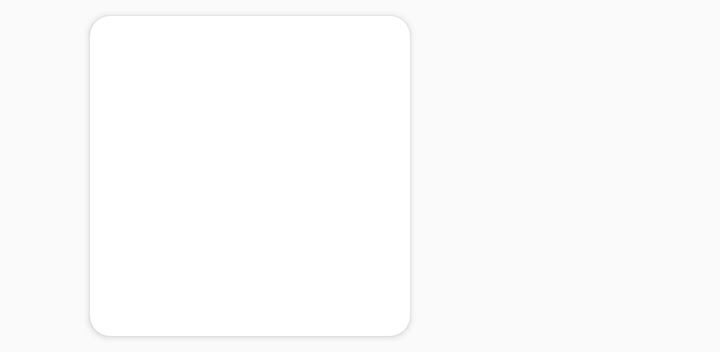
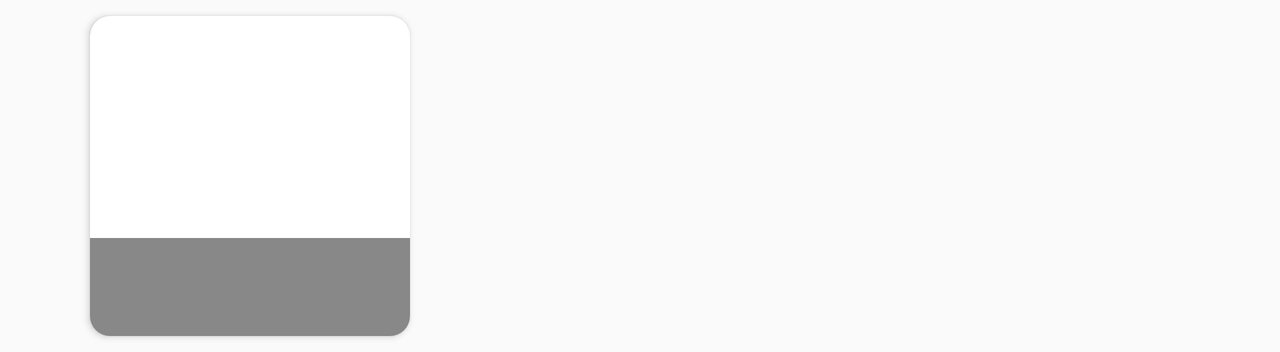

First picture: res/layout/ on a phone held upright. Second picture: the repository's own variant of that layout, on a device whose configuration matches the variant's folder. Source for both follows.
<!-- AndroidManifest.xml: application theme AppTheme -->
<!-- res/layout/card_view.xml -->
<?xml version="1.0" encoding="utf-8"?>
<androidx.cardview.widget.CardView
        xmlns:android="http://schemas.android.com/apk/res/android"
        xmlns:app="http://schemas.android.com/apk/res-auto"
        android:layout_width="wrap_content"
        android:layout_height="wrap_content"
        android:layout_marginTop="8dp"
        android:layout_marginBottom="8dp"
        android:layout_marginStart="45dp"
        android:layout_marginEnd="15dp"
        app:cardCornerRadius="10dp"
        android:orientation="vertical"
>
    <androidx.constraintlayout.widget.ConstraintLayout
            android:id="@+id/film_card"
            android:layout_width="match_parent"
            android:layout_height="match_parent"
    >

        <ImageView
                android:id="@+id/card_Image"
                android:layout_width="@dimen/film_info_image_cover_layout_width"
                android:layout_height="@dimen/film_info_image_cover_layout_height"
                android:scaleType="centerCrop"
                android:adjustViewBounds="true"
                app:layout_constraintTop_toTopOf="parent"
                app:layout_constraintLeft_toLeftOf="parent"
                app:layout_constraintEnd_toEndOf="parent"
                app:layout_constraintBottom_toBottomOf="parent"/>
        <TextView
                android:id="@+id/error_text_message"
                android:layout_width="wrap_content"
                android:layout_height="wrap_content"
                android:layout_centerInParent="true"
                android:gravity="center"
                android:visibility="gone"
                android:textColor="#FFFFFF"
                app:layout_constraintStart_toStartOf="parent"
                app:layout_constraintEnd_toEndOf="parent"
                app:layout_constraintTop_toBottomOf="parent"
                app:layout_constraintBottom_toTopOf="@+id/card_Image"
                android:text="@string/error_image_url_load"/>
        <LinearLayout
                android:layout_width="match_parent"
                android:layout_height="wrap_content"
                android:layout_alignParentBottom="true"
                android:background="#7000"
                android:orientation="horizontal"
                android:paddingBottom="15dp"
                android:paddingTop="15dp"
                app:layout_constraintEnd_toEndOf="parent"
                app:layout_constraintBottom_toBottomOf="parent">
            <TextView
                    android:id="@+id/localized_name"
                    android:layout_width="fill_parent"
                    android:layout_height="fill_parent"
                    android:gravity="center_vertical|center_horizontal"
                    android:maxLines="2"
                    android:ellipsize="end"
                    android:textColor="#CCC"
            />
        </LinearLayout>
    </androidx.constraintlayout.widget.ConstraintLayout>
</androidx.cardview.widget.CardView>
<!-- resources referenced by this layout -->
<resources>
  <dimen name="film_info_image_cover_layout_height">160dp</dimen>
  <dimen name="film_info_image_cover_layout_width">160dp</dimen>
  <string name="error_image_url_load">"Изображение не найдено"</string>
  <style name="AppTheme" parent="Theme.AppCompat.Light.DarkActionBar">
          
          <item name="colorPrimary">@color/colorPrimary</item>
          <item name="colorPrimaryDark">@color/colorPrimaryDark</item>
          <item name="colorAccent">@color/colorAccent</item>
  
          <item name="android:layout_width">match_parent</item>
          <item name="android:layout_height">match_parent</item>
          <item name="android:orientation">vertical</item>
      </style>
</resources>
<!-- res/layout-land/card_view.xml (the repository's variant of the layout above) -->
<!-- drawn on the phone turned sideways -->
<?xml version="1.0" encoding="utf-8"?>

<androidx.cardview.widget.CardView
        xmlns:android="http://schemas.android.com/apk/res/android"
        xmlns:app="http://schemas.android.com/apk/res-auto"
        android:layout_width="@dimen/film_info_image_cover_layout_width"
        android:layout_height="@dimen/film_info_image_cover_layout_height"
        android:layout_marginTop="8dp"
        android:layout_marginBottom="8dp"
        android:layout_marginStart="45dp"
        android:layout_marginEnd="45dp"
        app:cardCornerRadius="10dp"
        android:orientation="horizontal"
>
    <androidx.constraintlayout.widget.ConstraintLayout
            android:id="@+id/film_card"
            android:layout_width="match_parent"
            android:layout_height="match_parent"
    >

        <ImageView
                android:id="@+id/card_Image"
                android:layout_width="@dimen/film_info_image_cover_layout_width"
                android:layout_height="@dimen/film_info_image_cover_layout_height"
                android:scaleType="centerCrop"
                android:adjustViewBounds="true"
                app:layout_constraintWidth_percent="0.5"
                app:layout_constraintTop_toTopOf="parent"
                app:layout_constraintLeft_toLeftOf="parent"
                app:layout_constraintEnd_toEndOf="parent"
                app:layout_constraintBottom_toBottomOf="parent"/>
        <TextView
                android:id="@+id/error_text_message"
                android:layout_width="wrap_content"
                android:layout_height="wrap_content"
                android:layout_centerInParent="true"
                android:gravity="center"
                android:visibility="gone"
                android:textColor="#FFFFFF"
                app:layout_constraintStart_toStartOf="parent"
                app:layout_constraintEnd_toEndOf="parent"
                app:layout_constraintTop_toBottomOf="parent"
                app:layout_constraintBottom_toTopOf="@+id/card_Image"
                android:text="@string/error_image_url_load"/>
        <LinearLayout
                android:layout_width="match_parent"
                android:layout_height="wrap_content"
                android:layout_alignParentBottom="true"
                android:background="#7000"
                android:orientation="horizontal"
                android:paddingBottom="15dp"
                android:paddingTop="15dp"
                app:layout_constraintEnd_toEndOf="parent"
                app:layout_constraintBottom_toBottomOf="parent">
            <TextView
                    android:id="@+id/localized_name"
                    android:layout_width="fill_parent"
                    android:layout_height="fill_parent"
                    android:gravity="center_vertical|center_horizontal"
                    android:maxLines="2"
                    android:ellipsize="end"
                    android:textColor="#CCC"
            />
        </LinearLayout>
    </androidx.constraintlayout.widget.ConstraintLayout>
</androidx.cardview.widget.CardView>
